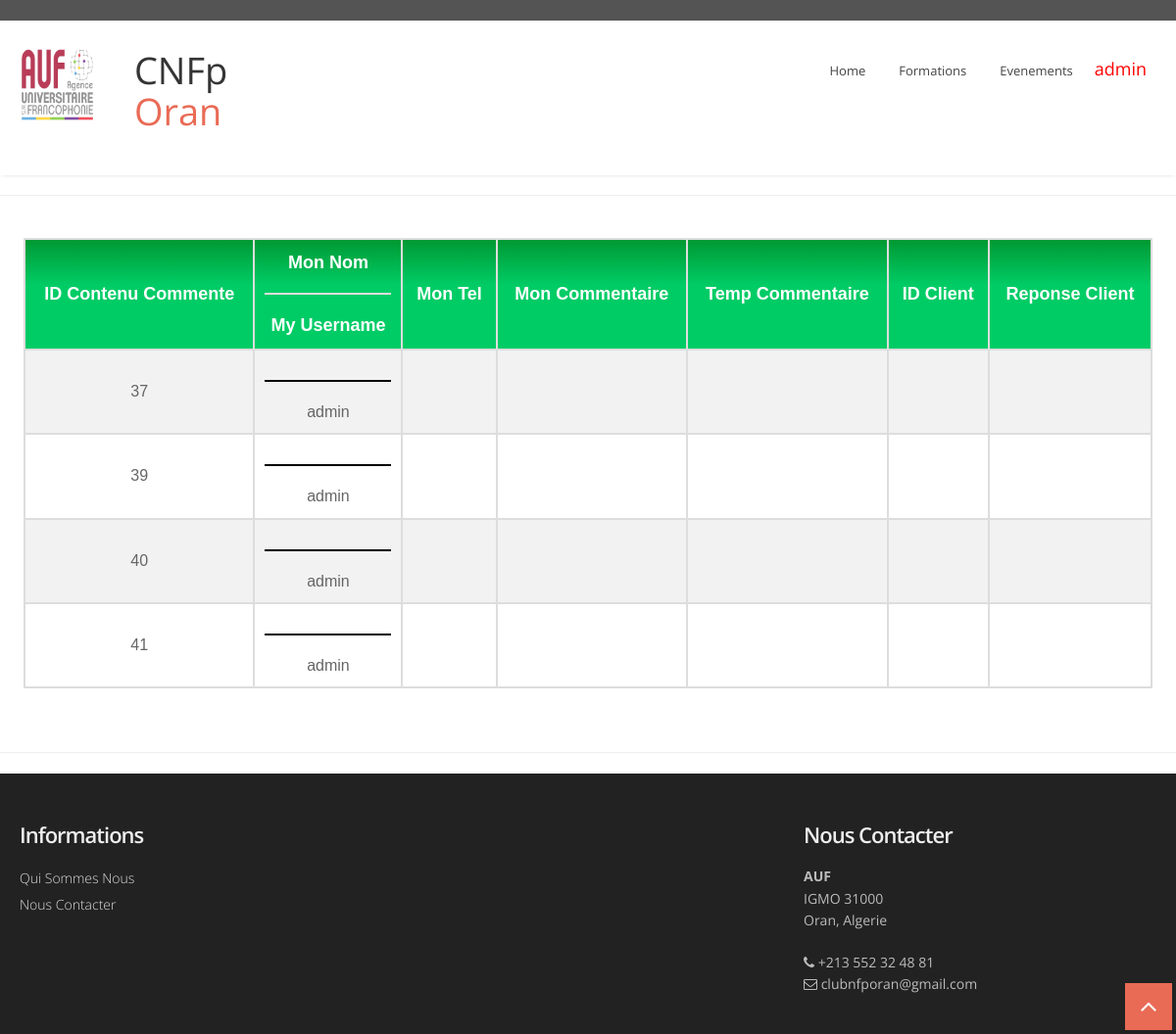
The page /c_my_comment.php (signed in) on the database its author committed.
### tables this page shows
CREATE TABLE `content_comments` (
  `comment_id` int(20) NOT NULL,
  `content_id` int(20) NOT NULL,
  `client_username` varchar(100) NOT NULL,
  `client_reply` varchar(100) DEFAULT NULL,
  `formateur_username` varchar(20) DEFAULT NULL,
  `formateur_name` varchar(20) DEFAULT NULL,
  `formateur_phone` varchar(20) DEFAULT NULL,
  `formateur_comment` varchar(20) DEFAULT NULL,
  `comment_time` datetime(6) DEFAULT NULL
);

### c_my_comment.php (the view, shortened to what this page needs)
<!DOCTYPE html>
<html lang="en">
<head>
</head>
<body>
  <?php
   include 'menu.php' ;
  ?>
      <hr/>
       <br />
      <table id="my_post">
        <tr>
          <th>ID Contenu Commente</th>
          <th>Mon Nom <hr style="height:2px;border-width:0;color:black;background-color:#ddd">My Username
          </th>
          <th>Mon Tel</th>
          <th>Mon Commentaire</th>
          <th>Temp Commentaire</th>
          <th>ID Client</th>
          <th>Reponse Client</th>
        </tr>
     <?php
      $use = $_SESSION['user_name'];
      $conn = mysqli_connect("localhost","root","","AUF");
      $sql = "SELECT * FROM content_comments WHERE content_comments.client_username='$use' ";
      $data = mysqli_query($conn,$sql) ;
      $total = mysqli_num_rows($data) ;
        if($total>0)
      {
        while ($row=mysqli_fetch_assoc($data))
      {
           if(isset($_SESSION['user_name']))
         {
           echo "
                 <tr>
                  <td>".$row['content_id']."</td>
                  <td> ".$row['client_name']." <hr style='height:2px;border-width:0;color:black;background-color:black'>
                         ".$row['client_username']."
                  </td>
                  <td>".$row['client_phone']."</td>
                  <td>".$row['client_comment']."</td>
                  <td>".$row['comment_time']."</td>
                  <td>".$row['formateur_username']."</td>
                  <td>".$row['formateur_reply']."</td>
                </tr> " ;
        }
        else "ERROR OCCURED" ;
     }
    }
      else
    {
        echo "&emsp;&emsp;<b>Empty Table.No Record Exist</b><hr/>";
     }
  ?>
    </table>
        <br />
      <br />
    <hr/>
   <?php include 'footer.php'?>
 </body>

### menu.php (shortened to what this page needs)
 <head>
  <link href="css/bootstrap.css" rel="stylesheet" />
  <link href="css/bootstrap-responsive.css" rel="stylesheet" />
  <link href="css/flexslider.css" rel="stylesheet" />
  <link href="css/prettyPhoto.css" rel="stylesheet" />
  <link href="css/camera.css" rel="stylesheet" />
  <link href="css/jquery.bxslider.css" rel="stylesheet" />
  <link href="css/style.css" rel="stylesheet" />
  <link href="css/menubar.css" rel="stylesheet" />
  <link href="color/default.css" rel="stylesheet" />
</head>
<body>
<div id="wrapper">
  <header>
    <div class="top">
      <div class="container">
        <div class="row">
          <div class="span6">
          </div>
     <div class="span6">
      </div>
        </div>
      </div>
    </div>
    <div class="container">
      <div class="row nomargin">
        <div class="span3">
           <div class="logo-image" id="logo">
              <a href="index.php"><img src="img/logo/logo.png" class="img-fluid" /></a>
            </div>
 <h1 class="animated fadeInDown" size="30px">&nbsp;&nbsp;&nbsp;&nbsp;CNFp<span class="colored"> &nbsp;&nbsp;&nbsp;&nbsp;Oran</span></h1>
        </div>
        <div class="span9">
          <div class="navbar navbar-static-top">
            <div class="navigation">
              <nav>
                <ul class="nav topnav">
                 <li><a class ="btn btn-large btn-primary" href="index.php">Home</a></li>
                 <li><a class ="btn btn-large btn-primary" href="formation.php">Formations</a></li>
                 <li><a class ="btn btn-large btn-primary" href="event.php">Evenements</a></li>
             <?php
                  if(isset($_SESSION['user_name']))
                 {
             ?>
           <div class="dropdown">
             <button class="dropbtn">
    <?php
      $use = $_SESSION['user_name'];
      $conn = mysqli_connect("localhost","root","","AUF");
      $sql_admin = "SELECT * FROM admin WHERE username='$use'";
            if($result = mysqli_query($conn,$sql_admin))
            {
                 while ($row = $result->fetch_assoc())
                {
                      $f = $row["username"];
                      echo '<tr>
                             <td><h6 style="color:red"> '.$f.'</h6></td>
                            </tr>';
                      echo"
                          </button>
                          <div class='dropdown-content'>
                          <a href='admin_profile.php'>Admin Profile</a>
                          <hr><a href='admin_logout.php' class='w3-bar-item w3-button w-3-padding-10px'>Logout</a></hr>
                          </div> " ;
                     }
               }
    ?>
 <?php
 }
?>
                </ul>
              </nav>
            </div>
          </div>
        </div>
      </div>
    </div>
  </header>
</body>

### css/style.css (style rules this page uses)
body { font-family: 'Open Sans', sans-serif; font-size: 14px; font-weight: 400; line-height: 1.6em; color: #656565; }
a { color: #4b5056; }
.bold { font-weight: 900; }
#logo { font-size: 20px; font-weight: bold; font-family: sans-serif; font-stretch: semi-condensed; text-shadow: 3px darkblue; }
.container { padding: 0 20px 0 20px; position: relative; }
#wrapper { width: 100%; margin: 0; padding: 0; }
.row { margin-bottom: 30px; }
.row.nomargin { margin-bottom: 0; }
header { background: #fff; margin: 0; padding: 0 0 20px; position: relative; z-index: 2000; -webkit-box-shadow: 0 2px 4px -2px #ddd; -moz-box-shadow: 0 2px 4px -2px #ddd; box-shadow: 0 2px 4px -2px #ddd; }
header .top { padding: 10px 0 10px; margin: 0 0 30px; background: #545454; }
header .top .row { margin-bottom: 0; }
header .navigation { float: right; }
header ul.nav li { border: none; margin: 0; }
header ul.nav li a { border: none; font-weight: 400; }
.navbar .nav>li>a { font-size: 13px; color: #444; text-shadow: none; }

### color/default.css (style rules this page uses)
h1 span.colored, h2 span.colored,h3 span.colored,h4 span.colored,h5 span.colored,h6 span.colored { color:#e96b56; }

### css/overwrite.css (style rules this page uses)
h1, h2, h3, h4, h5, h6 { font-family:'Open Sans', sans-serif; color:#353535; font-weight:400; line-height:1.1em; margin-top:0; }
h1 { font-size:38px; margin-bottom:24px; }
h6 { font-size:18px; margin-bottom:20px; }
ul, ol { padding: 0; margin: 0 0 10px 25px; }
li { line-height: 1.6em; }
.btn { font-size: 14px; font-weight:600; text-shadow: none; background-image:none; border-color: none; border-bottom-color: none; -webkit-box-shadow: none; -moz-box-shadow: none; box-shadow: none; }
.btn { outline:0; -webkit-border-radius: 2px; -moz-border-radius: 2px; border-radius: 2px; }
a.btn,.btn:focus { outline:0; }
.btn-large { font-size: 22px; padding: 18px 30px; font-weight:700; -webkit-border-radius: 6px; -moz-border-radius: 6px; border-radius: 6px; }
.btn-primary { outline:0; background: #36739D; border-color:#36739D; }
.navbar .nav { border-right:none; border-left:none; }
.navbar .nav > li > a { float: none; font-size:13px; margin-left:10px; margin-right:0; text-decoration: none; text-shadow: none; border-right:none; border-left:none; color: #fff; border:2px solid transparent; padding:4px 10px 4px 10px; background-image: none; background: none; }

### c_my_comment.php (style rules this page uses)
#my_post { font-family: "Trebuchet MS", Arial, Helvetica, sans-serif ; border-collapse: collapse ; width: 96%; margin-left:auto ; margin-right:auto; }
#my_post td, #my_post th { border: 2px solid #ddd ; padding: 10px; font-size : 16px; text-align: center; }
#my_post tr:nth-child(even) { background-color: #f2f2f2; }
#my_post th { padding-top: 12px; padding-bottom: 12px; text-align: center; font-size : 18px; background: linear-gradient(to bottom, #009933 0%, #00cc66 42%); color: white; }

### menu.php (style rules this page uses)
.logo-image { width: 110px; height: 110px; overflow: hidden; margin-top: -4px; opacity: 0.8; }
.span3 { display: flex; align-items: center; }
.dropbtn { background-color: white; color: black; padding: 10px; font-size: 14px; border: none; }
.dropdown { position: relative; display: inline-block; }

### rows shown on the page
content_comments: content "37", client_username "admin"
content_comments: content "39", client_username "admin"
content_comments: content "40", client_username "admin"
content_comments: content "41", client_username "admin"

### other values the page prints
$f "admin"
